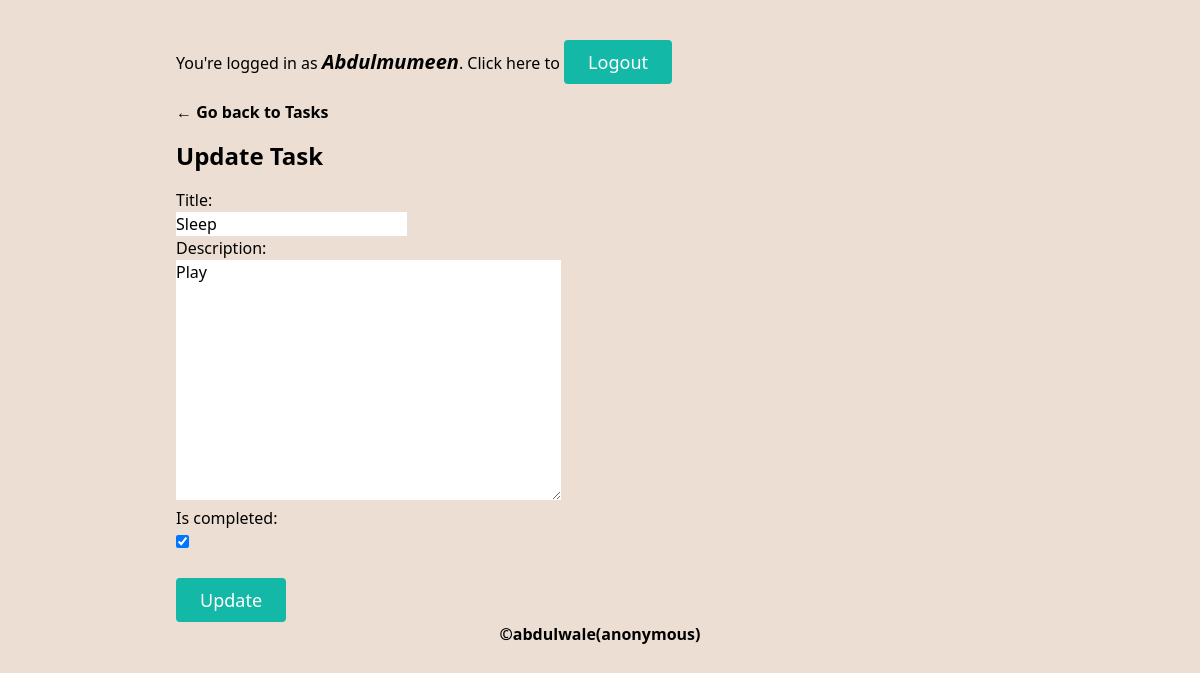
Page /todo-app/update/36/ (signed in) on the committed database.
### todo_app/models.py (models this page shows, shortened)
class Task(models.Model):
    user = models.ForeignKey(User, on_delete=models.CASCADE)
    title = models.CharField(max_length=25)
    description = models.TextField()
    created_at = models.DateTimeField(auto_now_add=True)
    is_completed = models.BooleanField(default=False)
    updated = models.DateTimeField(auto_now=True)
    class Meta:
        ordering = ['-is_completed']

### todo_app/views.py (the view, shortened to what this page needs)
# urls.py: path('update/<int:pk>/', updatePage, name="update-page"),
@login_required
def updatePage(request, pk):
    task = get_object_or_404(Task, id=pk)
    if task.user != request.user:
        raise Http404
    form = TaskUpdateForm(instance=task)
    return render(request, 'todo_app/update_page.html', {'form':form})

### todo_app/forms.py
class TaskUpdateForm(ModelForm):
    class Meta:
        model = Task
        exclude = ["user",]

### todo_app/templates/todo_app/update_page.html (shortened to what this page needs)
{% extends "todo_app/base.html" %}
{% block content %}
<div class="mx-auto my-auto">
<a class="font-bold" href="{% url 'todo-app:home-page' %}">&larr; Go back to Tasks</a>
<h2 class="mt-4 mb-4 text-2xl font-bold">Update Task {{task}}</h2>
<form method="POST" action="">
  {% for field in form %}
  <p>
    {{ field.label_tag }}<br>
    {{ field }}
  </p>
  {% endfor %}
  <input type="submit" value="Update" class="mt-6 inline-flex text-white bg-teal-500 border-0 py-2 px-6 focus:outline-none hover:bg-teal-600 rounded text-lg" />
</form>
</div>
{% endblock %}

### todo_app/templates/todo_app/base.html (shortened to what this page needs)
{% load static tailwind_tags %}
<!DOCTYPE html>
<html lang="en">
  <head>
    {% tailwind_css %}
  </head>
  <body class="max-h-screen bg-[#ecded3]">
    <div class="max-w-4xl p-6 px-6 mx-auto mt-4">
      <div class="mb-4">
        {% if user.is_authenticated %}
        <p>
          You're logged in as
          <em class="text-xl font-bold">{{request.user}}</em>. Click here to
          <a
            class="inline-flex text-white bg-teal-500 border-0 py-2 px-6 focus:outline-none hover:bg-teal-600 rounded text-lg"
            href="{% url 'logout' %}"
            >Logout</a
          >
        </p>
        {% endif %}
      </div>
      {% block content %} {% endblock %}
      <footer class="text-center font-bold text-black">
        &copy;<a href="https://github.com/Abdulmumin3/DJTodoApp"
          >abdulwale(anonymous)</a
        >
      </footer>
    </div>
  </body>
</html>

### rows in the picture
Task: form "Sleep" "Play" "☑"

### other values in the picture
{{ request.user }} "Abdulmumeen"
{{ field.label_tag }} "Title:" "Description:" "Is completed:"
